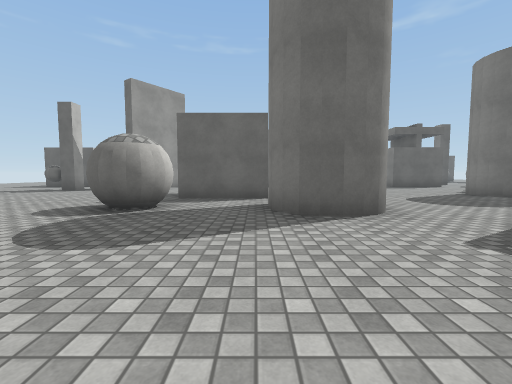
View 1 (above)

16 first-person views from a walk through a Unity game level. The camera is 1.2 m above the floor, tilts 4° down and sees 90° across. The floor is counted in squares, 2 m on a side. Each view is taken from the middle of a square. On the plan, view 1 faces up. The plan holds only what a view shows up to about 9 squares ahead; the rest is blank. The place goes on beyond the plan. Surface patterns are stand-ins for the level's own textures.

View 2
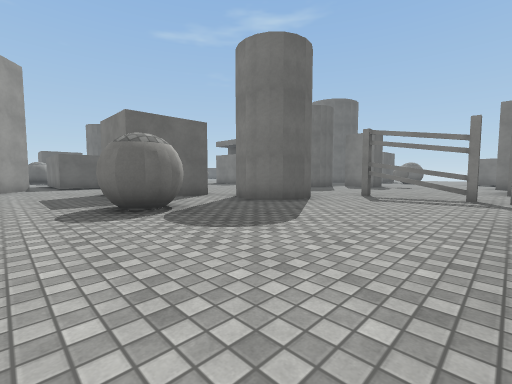

View 3
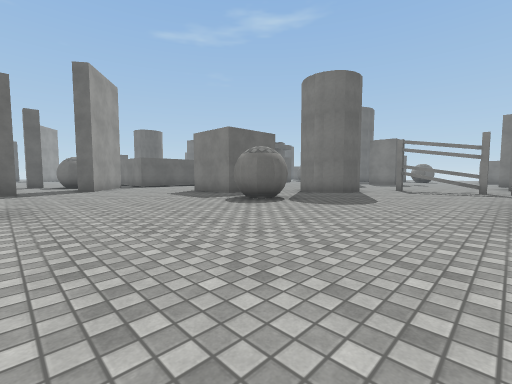

View 4
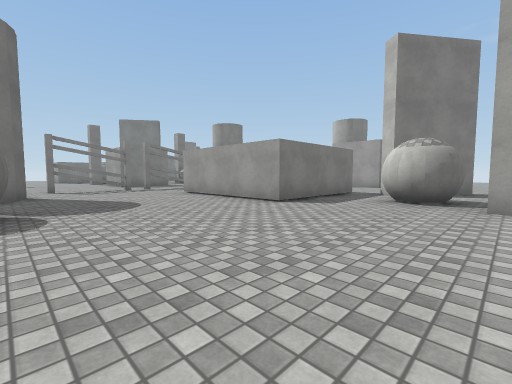

View 5
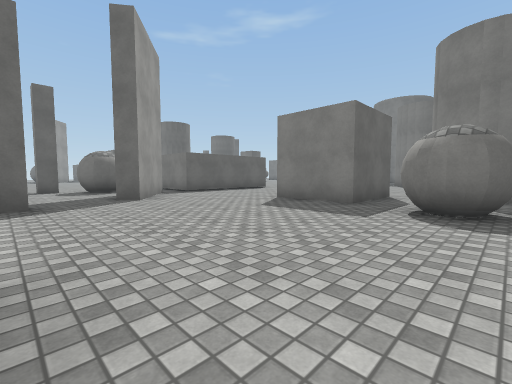

View 6
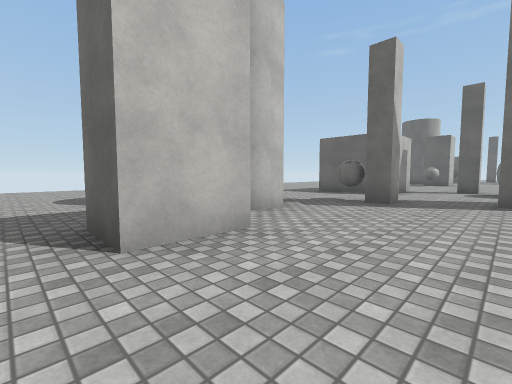

View 7
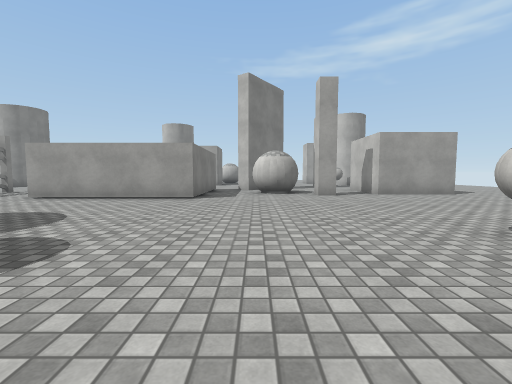

View 8
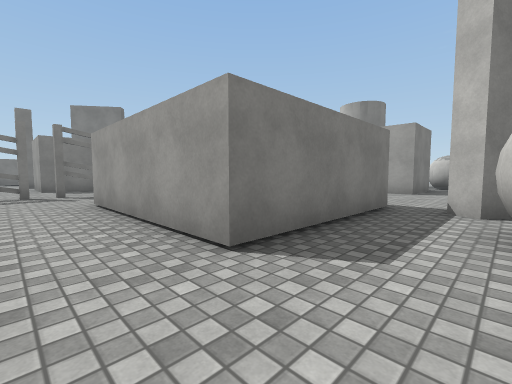

View 9
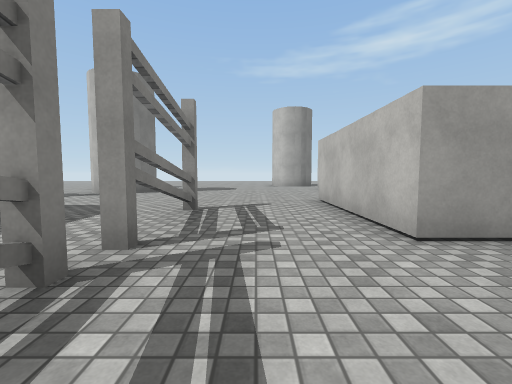

View 10
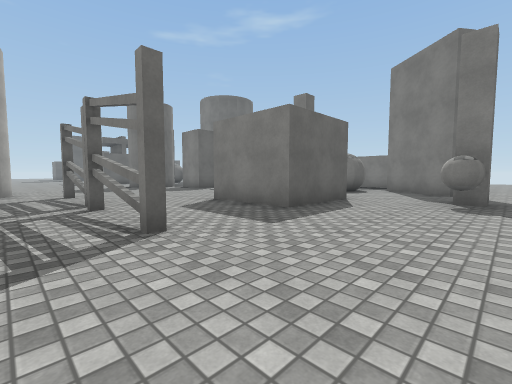

View 11
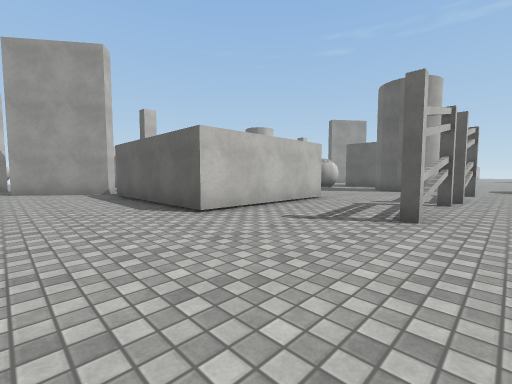

View 12
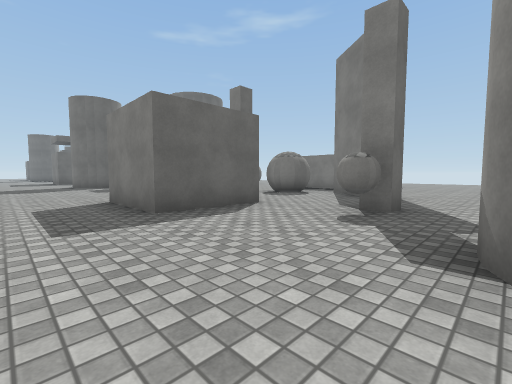

View 13
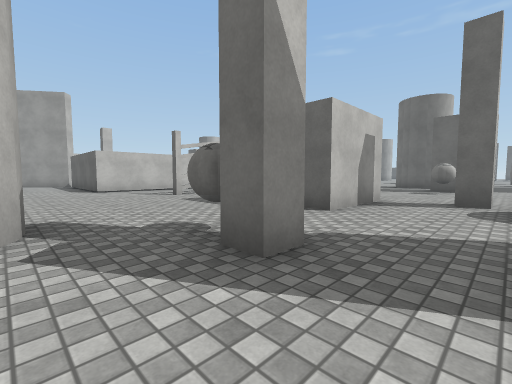

View 14
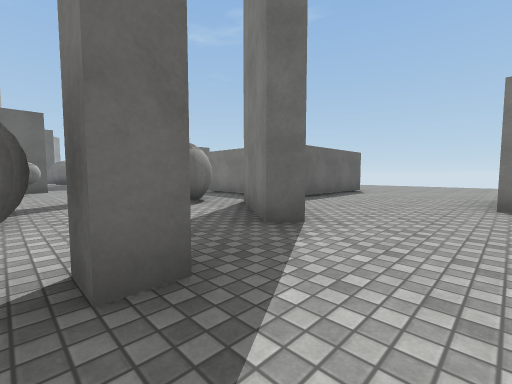

View 15
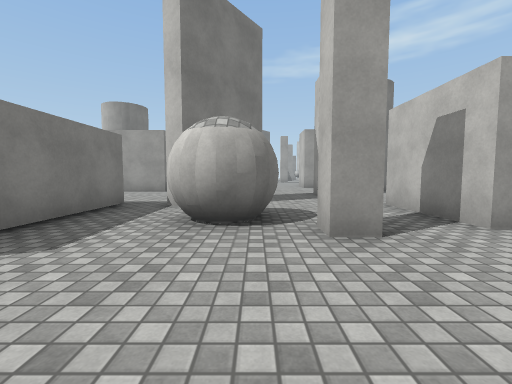

View 16
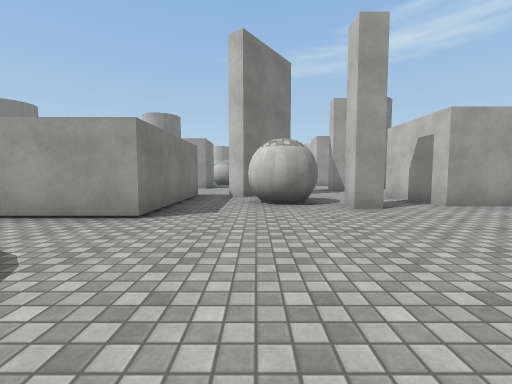

### Floor plan
Key: @ floor where view 1 was taken; # wall or solid block; x gap in a wall; . floor; B ball.
Columns run from 8 left of view 1 to 19 right of it. Each row starts with its distance up from view 1.
 19     .
 18    ...
 17   .....
 16  .......
 15 ......###
 14 #.###.#
 13 #..##.#
 12 #...#.#
 11 ...##...
 10 B#......
  9 ........     ...
  8 ......###   ...#
  7 #.....###......#
  6 ##.............
  5 ##....#..##....  #.
  4 B.....#..##........
  3 .................B.
  2 ...........x.......
  1 ...........x.......  #
  0 ........@..x..###..#.#
 -1 .....####..x..###..#.
 -2 .###.####..#..###..#######
 -3 .. ..####..........#.......
 -4  ..#............B..#........
 -5   ##........................
 -6   ............##......# ...

Positions as (right, up) in squares from view 1, and headings:
1: (0, 0), facing up
2: (-4, 0), facing up-right
3: (-7, 0), facing up-right
4: (-7, 4), facing down-right
5: (-7, 4), facing up-right
6: (-5, 4), facing up-left
7: (-5, 6), facing down
8: (-5, 1), facing down-right
9: (2, 2), facing down
10: (2, -5), facing up-right
11: (4, -6), facing up-left
12: (4, -6), facing up-right
13: (10, -6), facing up-left
14: (8, -6), facing up-right
15: (-5, 17), facing down
16: (-4, 19), facing down
